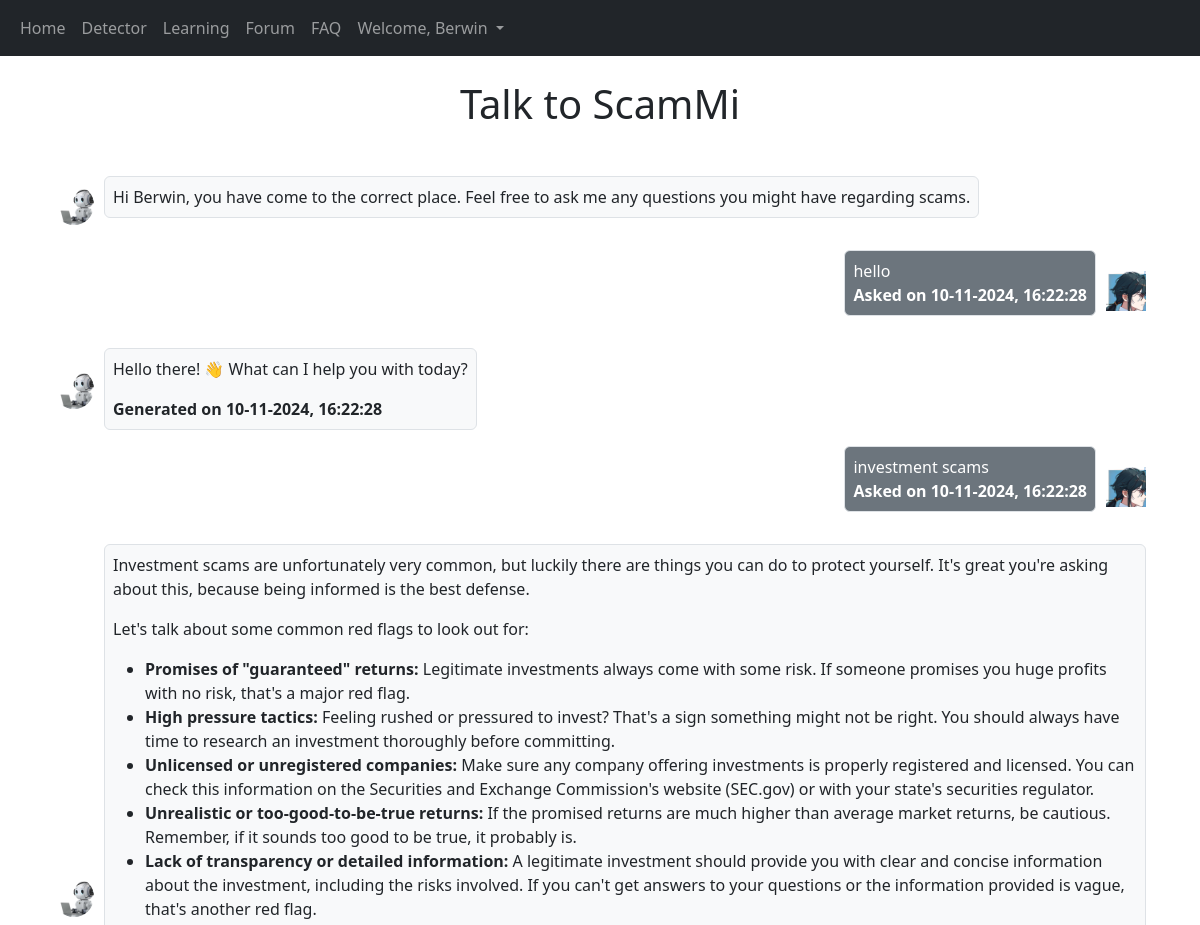
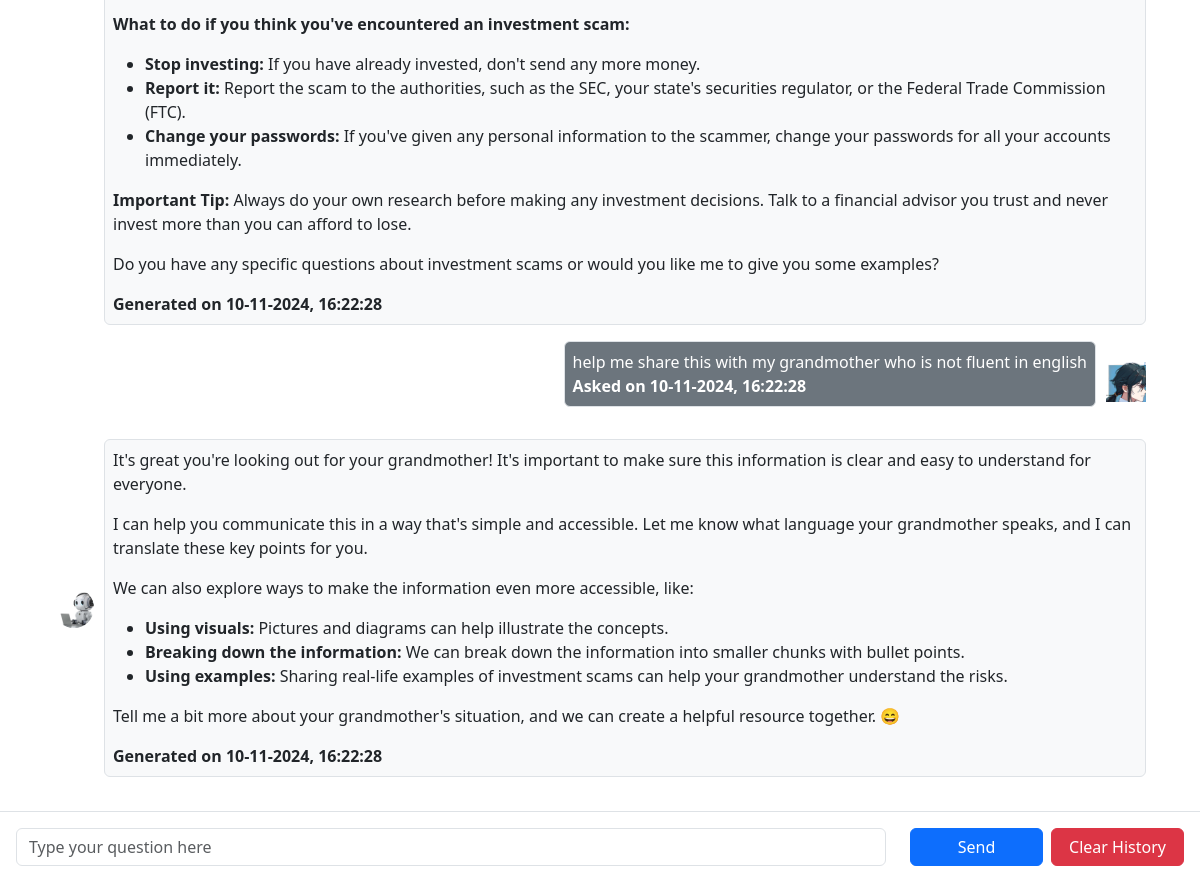
The app's page /faq (signed in) with its own data (2 pictures, top to bottom).
### website/models.py (models this page shows)
class User(db.Model, UserMixin):
    id = db.Column(db.Integer, primary_key=True)
    email = db.Column(db.String (150), unique=True)
    password = db.Column(db.String (150))
    first_name = db.Column(db.String (150))
    scam = db.relationship('Scams')
    user = db.relationship('FAQ')
    chatbot = db.relationship('Chatbot')

class FAQ (db.Model):
    id = db.Column(db.Integer, primary_key=True)
    user_response = db.Column (db.String, nullable=False)
    date = db.Column(db.DateTime, default=datetime.now)
    user_id = db.Column(db.String, db.ForeignKey ('user.id'))

class Chatbot (db.Model):
    id = db.Column(db.Integer, primary_key=True)
    chatbot_response = db.Column (db.String, nullable=False)
    date = db.Column(db.DateTime, default=datetime.now)
    user_id = db.Column(db.String, db.ForeignKey ('user.id'))

### website/pages/faq.py (the view)
@faq_page.route ('/faq', methods = ['GET'])
@login_required
def faq ():
    user_id = current_user.id
    faq = FAQ.query.filter_by (user_id=user_id).all()
    chatbot = Chatbot.query.filter_by (user_id=user_id).all()
    md_response = {}
    for item in chatbot:
        md_response[item.id] = markdown.markdown(item.chatbot_response)
    return render_template ("faq.html", user=current_user,
                            faq=faq,
                            chatbot=chatbot,
                            md_response=md_response)

### website/templates/faq.html (shortened to what this page needs)
{% extends "base/base.html" %} {% block title %} FAQ {% endblock %} {% block
content %}
<head>
</head>
<div class="container">
  <h1 class="text-center mt-4">Talk to ScamMi</h1>
  <div class="chat-area my-5" id="chat-box">
    <div class="d-flex justify-content-start align-items-center mb-3">
      <img
        src="{{ url_for('static', filename='assets/meilleur-chatbot.jpg') }}"
        class="rounded-circle bot-avatar mr-2"
        alt="Bot Avatar"
        style="width: 40px; height: 40px; object-fit: cover; margin-right: 10px"
      />
      <div
        class="border-left pl-3 bot-message"
        style="border-color: black; border-width: 3px"
      >
        <p
          class="chat-bubble bg-light text-dark border p-2 rounded"
          style="border-color: #ddd"
        >
          Hi {{ user.first_name }}, you have come to the correct place. Feel
          free to ask me any questions you might have regarding scams.
        </p>
      </div>
    </div>
    <div id="previous-chat">
      {% for user in faq %}
      <div class="d-flex justify-content-end align-items-center mb-3">
        <div class="user-message">
          <p
            class="chat-bubble bg-secondary text-white border p-2 rounded"
            style="border-color: #ddd"
          >
            {{ user.user_response }} <br /><strong
              >Asked on {{ user.date.strftime("%d-%m-%Y, %H:%M:%S") }}
            </strong>
          </p>
        </div>
        <img
          src="{{ url_for('static', filename='/assets/output.png') }}"
          alt="Profile Image"
          style="
            width: 40px;
            height: 40px;
            object-fit: cover;
            margin-left: 10px;
          "
        />
      </div>
      {% for chat in chatbot %} {% if user.id == chat.id %}
      <div class="d-flex justify-content-start align-items-center mb-3">
        <img
          src="{{ url_for('static', filename='assets/meilleur-chatbot.jpg') }}"
          class="rounded-circle bot-avatar mr-2"
          alt="Bot Avatar"
          style="
            width: 40px;
            height: 40px;
            object-fit: cover;
            margin-right: 10px;
          "
        />
        <div
          class="border-left pl-3 bot-message"
          style="border-color: black; border-width: 3px"
        >
          <div
            class="chat-bubble bg-light text-dark border p-2 rounded"
            style="border-color: #ddd"
          >
            {{ md_response[chat.id] | markdown | safe }}
            <strong>
              Generated on {{ chat.date.strftime("%d-%m-%Y, %H:%M:%S") }}
            </strong>
          </div>
        </div>
      </div>
      {% endif %} {% endfor %} {% endfor %}
    </div>
  </div>
  <div class="fixed-bottom p-3 bg-white border-top">
    <div class="row">
      <div class="col-12 col-lg-9 mb-2 mb-md-0">
        <input
          type="text"
          id="user-input"
          class="form-control"
          placeholder="Type your question here"
        />
      </div>
      <div class="col-12 col-lg-3 d-flex gap-2">
        <button onclick="askQuestion()" class="btn btn-primary w-100">
          Send
        </button>
        <button
          onclick="deleteHistory({{ user.id }})"
          class="btn btn-danger w-100"
        >
          Clear History
        </button>
      </div>
    </div>
  </div>
</div>
{% endblock %}

### website/templates/base/base.html (shortened to what this page needs)
<!DOCTYPE html>
<html>
  <head>
    <link
      href="https://cdn.jsdelivr.net/npm/bootstrap@5.3.3/dist/css/bootstrap.min.css"
      rel="stylesheet"
    />
  </head>
  {% if user.is_authenticated %}
  <nav class="navbar navbar-expand-lg navbar-dark bg-dark">
    <div class="container-fluid">
      <div class="collapse navbar-collapse" id="navbarSupportedContent">
        <ul class="navbar-nav me-auto mb-2 mb-lg-0">
          <li class="nav-item">
            <a class="nav-link" id="home" aria-current="page" href="/">Home</a>
          </li>
          <li class="nav-item">
            <a class="nav-link" id="detector" href="/detector">Detector</a>
          </li>
          <li class="nav-item">
            <a class="nav-link" id="learning" href="/learning">Learning</a>
          </li>
          <li class="nav-item">
            <a class="nav-link" id="forum" href="/forum">Forum</a>
          </li>
          <li class="nav-item">
            <a class="nav-link" id="faq" href="/faq">FAQ</a>
          </li>
          <li class="nav-item dropdown">
            <a
              class="nav-link dropdown-toggle"
              href="#"
              role="button"
              data-bs-toggle="dropdown"
              aria-expanded="false"
            >
              Welcome, {{ user.first_name }}
            </a>
          </li>
        </ul>
      </div>
    </div>
  </nav>
  {% endif %}
  <body>
    <div class="container-fluid min-vh-100">
      <div class="container">{% block content %} {% endblock %}</div>
    </div>
    <div id="footer" class="mt-auto container">
      <footer
        class="d-flex flex-wrap justify-content-between align-items-center py-2 my-3 border-top"
      >
        <div class="col-md-4 d-flex align-items-center">
          <span class="mb-3 mb-md-0 text-body-secondary"
            >&copy; 2024 SpamTech, Inc</span
          >
        </div>
      </footer>
    </div>
  </body>
</html>

### website/templates/base/base.html (style rules this page uses)
body { flex-direction: column; margin: 0; }
#footer { background-color: #ffff; }

### records on screen
User: first_name "Berwin"
FAQ: user_response "hello", date "10-11-2024, 16:22:28"
Chatbot: chatbot_response "Hello there! 👋 What can I help you with today?", date "10-11-2024, 16:22:28"
FAQ: user_response "investment scams", date "10-11-2024, 16:22:28"
Chatbot: md_response "Investment scams are unfortunately very common, but luckily there are things you can do to protect yourself. It's great you're asking about this, because being informed is the best defense. Let's talk about some common red flags to look out for: Promises of \"guaranteed\" returns: Legitimate investments always come with some risk. If someone promises you huge profits with no risk, that's a major red flag. High pressure tactics: Feeling rushed or pressured to invest? That's a sign something might not be right. You should always have time to research an investment thoroughly before committing. Unlicensed or unregistered companies: Make sure any company offering investments is properly…", date "10-11-2024, 16:22:28"
FAQ: user_response "help me share this with my grandmother who is not fluent in english", date "10-11-2024, 16:22:28"
Chatbot: md_response "It's great you're looking out for your grandmother! It's important to make sure this information is clear and easy to understand for everyone. I can help you communicate this in a way that's simple and accessible. Let me know what language your grandmother speaks, and I can translate these key points for you. We can also explore ways to make the information even more accessible, like: Using visuals: Pictures and diagrams can help illustrate the concepts. Breaking down the information: We can break down the information into smaller chunks with bullet points. Using examples: Sharing real-life examples of investment scams can help your grandmother understand the risks. Tell me a bit more about…", date "10-11-2024, 16:22:28"
